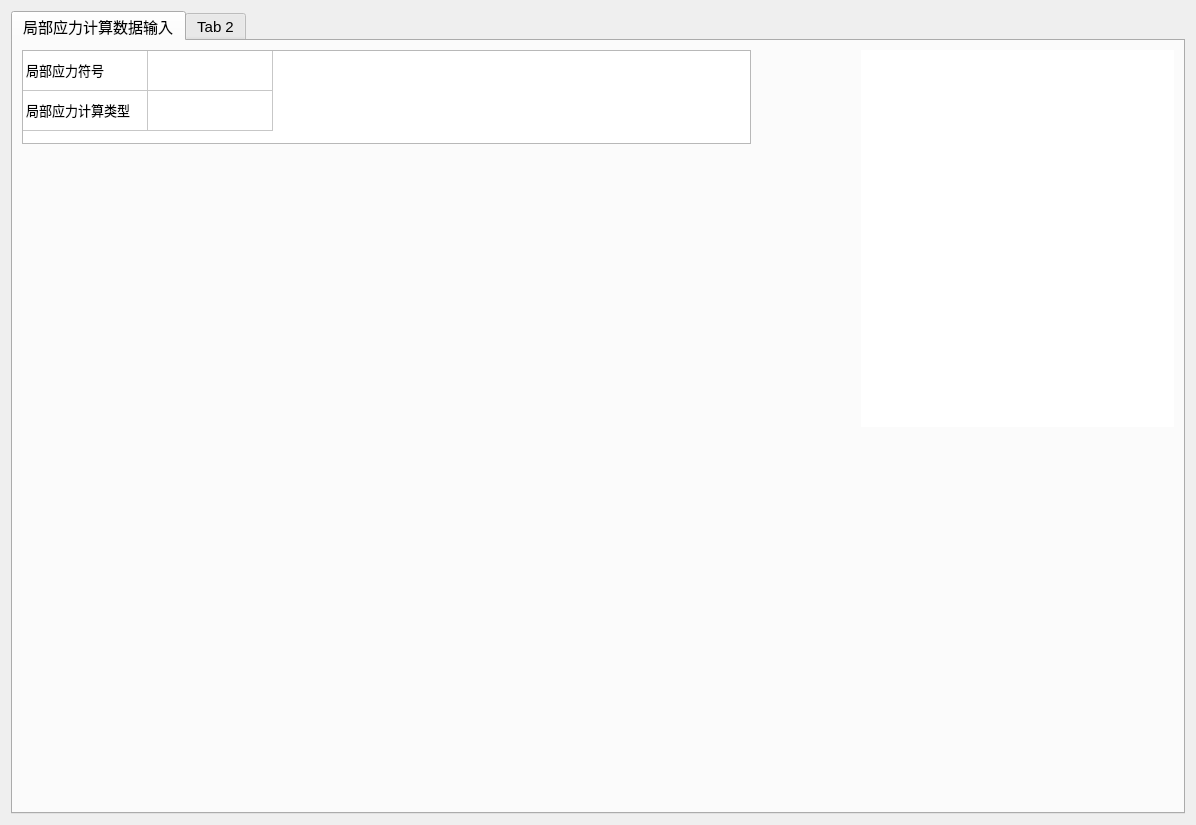
<?xml version="1.0" encoding="UTF-8"?>
<ui version="4.0">
 <class>pipe_OpeningLoad</class>
 <widget class="QWidget" name="pipe_OpeningLoad">
  <property name="geometry">
   <rect>
    <x>0</x>
    <y>0</y>
    <width>1196</width>
    <height>825</height>
   </rect>
  </property>
  <property name="windowTitle">
   <string>局部应力数据输入</string>
  </property>
  <layout class="QVBoxLayout" name="verticalLayout_5">
   <item>
    <widget class="QTabWidget" name="tabWidget">
     <property name="font">
      <font>
       <pointsize>11</pointsize>
      </font>
     </property>
     <property name="currentIndex">
      <number>0</number>
     </property>
     <widget class="QWidget" name="tab">
      <attribute name="title">
       <string>局部应力计算数据输入</string>
      </attribute>
      <layout class="QVBoxLayout" name="verticalLayout_2">
       <item>
        <layout class="QVBoxLayout" name="verticalLayout_6" stretch="1,1">
         <item>
          <layout class="QHBoxLayout" name="horizontalLayout" stretch="7,1,3">
           <item>
            <layout class="QVBoxLayout" name="verticalLayout" stretch="1,3">
             <item>
              <widget class="QTableWidget" name="yinglijisuan">
               <property name="minimumSize">
                <size>
                 <width>550</width>
                 <height>0</height>
                </size>
               </property>
               <property name="font">
                <font>
                 <pointsize>10</pointsize>
                </font>
               </property>
               <property name="rowCount">
                <number>2</number>
               </property>
               <property name="columnCount">
                <number>2</number>
               </property>
               <attribute name="horizontalHeaderVisible">
                <bool>false</bool>
               </attribute>
               <attribute name="horizontalHeaderDefaultSectionSize">
                <number>125</number>
               </attribute>
               <attribute name="horizontalHeaderMinimumSectionSize">
                <number>50</number>
               </attribute>
               <attribute name="verticalHeaderVisible">
                <bool>false</bool>
               </attribute>
               <attribute name="verticalHeaderDefaultSectionSize">
                <number>40</number>
               </attribute>
               <attribute name="verticalHeaderMinimumSectionSize">
                <number>40</number>
               </attribute>
               <row/>
               <row/>
               <column/>
               <column/>
               <item row="0" column="0">
                <property name="text">
                 <string>局部应力符号</string>
                </property>
               </item>
               <item row="1" column="0">
                <property name="text">
                 <string>局部应力计算类型</string>
                </property>
               </item>
              </widget>
             </item>
             <item>
              <spacer name="verticalSpacer">
               <property name="orientation">
                <enum>Qt::Vertical</enum>
               </property>
               <property name="sizeHint" stdset="0">
                <size>
                 <width>20</width>
                 <height>40</height>
                </size>
               </property>
              </spacer>
             </item>
            </layout>
           </item>
           <item>
            <spacer name="horizontalSpacer">
             <property name="orientation">
              <enum>Qt::Horizontal</enum>
             </property>
             <property name="sizeHint" stdset="0">
              <size>
               <width>13</width>
               <height>229</height>
              </size>
             </property>
            </spacer>
           </item>
           <item>
            <widget class="QWidget" name="img_load" native="true">
             <property name="minimumSize">
              <size>
               <width>0</width>
               <height>0</height>
              </size>
             </property>
             <property name="styleSheet">
              <string notr="true">background-color: rgb(255, 255, 255);</string>
             </property>
            </widget>
           </item>
          </layout>
         </item>
         <item>
          <spacer name="verticalSpacer_5">
           <property name="orientation">
            <enum>Qt::Vertical</enum>
           </property>
           <property name="sizeHint" stdset="0">
            <size>
             <width>20</width>
             <height>40</height>
            </size>
           </property>
          </spacer>
         </item>
        </layout>
       </item>
      </layout>
     </widget>
     <widget class="QWidget" name="tab_2">
      <attribute name="title">
       <string>Tab 2</string>
      </attribute>
      <layout class="QVBoxLayout" name="verticalLayout_7">
       <item>
        <layout class="QVBoxLayout" name="verticalLayout_3" stretch="5,4,0">
         <item>
          <layout class="QHBoxLayout" name="horizontalLayout_2" stretch="0,8,1,4">
           <item>
            <layout class="QVBoxLayout" name="verticalLayout_8" stretch="6,10">
             <property name="spacing">
              <number>20</number>
             </property>
             <property name="leftMargin">
              <number>0</number>
             </property>
             <property name="topMargin">
              <number>12</number>
             </property>
             <item>
              <widget class="QRadioButton" name="justlike_btn">
               <property name="minimumSize">
                <size>
                 <width>0</width>
                 <height>0</height>
                </size>
               </property>
               <property name="text">
                <string/>
               </property>
               <property name="iconSize">
                <size>
                 <width>20</width>
                 <height>20</height>
                </size>
               </property>
              </widget>
             </item>
             <item>
              <spacer name="verticalSpacer_2">
               <property name="orientation">
                <enum>Qt::Vertical</enum>
               </property>
               <property name="sizeHint" stdset="0">
                <size>
                 <width>20</width>
                 <height>40</height>
                </size>
               </property>
              </spacer>
             </item>
            </layout>
           </item>
           <item>
            <layout class="QVBoxLayout" name="verticalLayout_4" stretch="1,1,7">
             <item>
              <widget class="QTableWidget" name="justlike">
               <property name="minimumSize">
                <size>
                 <width>0</width>
                 <height>40</height>
                </size>
               </property>
               <property name="rowCount">
                <number>1</number>
               </property>
               <property name="columnCount">
                <number>2</number>
               </property>
               <attribute name="horizontalHeaderVisible">
                <bool>false</bool>
               </attribute>
               <attribute name="horizontalHeaderHighlightSections">
                <bool>true</bool>
               </attribute>
               <attribute name="verticalHeaderVisible">
                <bool>false</bool>
               </attribute>
               <attribute name="verticalHeaderHighlightSections">
                <bool>true</bool>
               </attribute>
               <row/>
               <column/>
               <column/>
               <item row="0" column="0">
                <property name="text">
                 <string>参考引用</string>
                </property>
               </item>
              </widget>
             </item>
             <item>
              <spacer name="verticalSpacer_3">
               <property name="orientation">
                <enum>Qt::Vertical</enum>
               </property>
               <property name="sizeHint" stdset="0">
                <size>
                 <width>20</width>
                 <height>40</height>
                </size>
               </property>
              </spacer>
             </item>
             <item>
              <widget class="QTableWidget" name="zaihecanshu">
               <property name="minimumSize">
                <size>
                 <width>0</width>
                 <height>0</height>
                </size>
               </property>
               <property name="rowCount">
                <number>7</number>
               </property>
               <property name="columnCount">
                <number>2</number>
               </property>
               <attribute name="horizontalHeaderVisible">
                <bool>false</bool>
               </attribute>
               <attribute name="verticalHeaderVisible">
                <bool>false</bool>
               </attribute>
               <row/>
               <row/>
               <row/>
               <row/>
               <row/>
               <row/>
               <row/>
               <column/>
               <column/>
               <item row="0" column="0">
                <property name="text">
                 <string/>
                </property>
               </item>
               <item row="1" column="0">
                <property name="text">
                 <string/>
                </property>
               </item>
              </widget>
             </item>
            </layout>
           </item>
           <item>
            <spacer name="horizontalSpacer_2">
             <property name="orientation">
              <enum>Qt::Horizontal</enum>
             </property>
             <property name="sizeHint" stdset="0">
              <size>
               <width>40</width>
               <height>20</height>
              </size>
             </property>
            </spacer>
           </item>
           <item>
            <widget class="QWidget" name="img_loadParameter" native="true">
             <property name="minimumSize">
              <size>
               <width>350</width>
               <height>350</height>
              </size>
             </property>
             <property name="maximumSize">
              <size>
               <width>16777215</width>
               <height>16777215</height>
              </size>
             </property>
             <property name="styleSheet">
              <string notr="true">background-color: rgb(255, 255, 255);</string>
             </property>
            </widget>
           </item>
          </layout>
         </item>
         <item>
          <spacer name="verticalSpacer_4">
           <property name="orientation">
            <enum>Qt::Vertical</enum>
           </property>
           <property name="sizeHint" stdset="0">
            <size>
             <width>20</width>
             <height>40</height>
            </size>
           </property>
          </spacer>
         </item>
         <item>
          <layout class="QHBoxLayout" name="horizontalLayout_3" stretch="5,0">
           <item>
            <spacer name="horizontalSpacer_3">
             <property name="orientation">
              <enum>Qt::Horizontal</enum>
             </property>
             <property name="sizeHint" stdset="0">
              <size>
               <width>478</width>
               <height>20</height>
              </size>
             </property>
            </spacer>
           </item>
           <item>
            <widget class="QPushButton" name="save_btn">
             <property name="styleSheet">
              <string notr="true">background-color: rgb(255, 255, 255);</string>
             </property>
             <property name="text">
              <string>确认</string>
             </property>
            </widget>
           </item>
          </layout>
         </item>
        </layout>
       </item>
      </layout>
     </widget>
    </widget>
   </item>
  </layout>
 </widget>
 <resources/>
 <connections/>
</ui>
